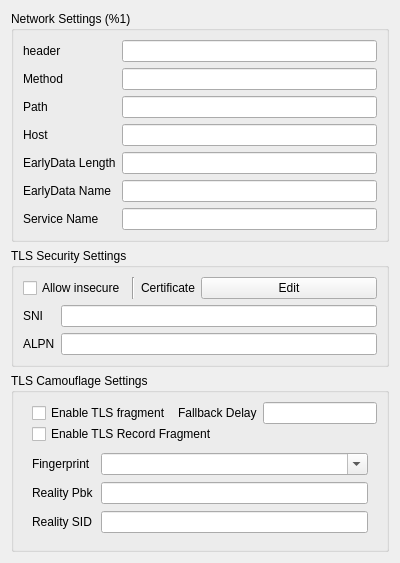
    <widget class="QWidget" name="right_all_w" native="true">
     <property name="sizePolicy">
      <sizepolicy hsizetype="Preferred" vsizetype="Maximum">
       <horstretch>0</horstretch>
       <verstretch>0</verstretch>
      </sizepolicy>
     </property>
     <property name="minimumSize">
      <size>
       <width>400</width>
       <height>0</height>
      </size>
     </property>
     <property name="toolTip">
      <string/>
     </property>
     <layout class="QVBoxLayout" name="right_layout">
      <property name="sizeConstraint">
       <enum>QLayout::SizeConstraint::SetDefaultConstraint</enum>
      </property>
      <item>
       <widget class="QGroupBox" name="network_box">
        <property name="sizePolicy">
         <sizepolicy hsizetype="Preferred" vsizetype="Maximum">
          <horstretch>0</horstretch>
          <verstretch>0</verstretch>
         </sizepolicy>
        </property>
        <property name="title">
         <string>Network Settings (%1)</string>
        </property>
        <layout class="QGridLayout" name="gridLayout">
         <item row="2" column="1">
          <widget class="MyLineEdit" name="path"/>
         </item>
         <item row="4" column="1">
          <widget class="MyLineEdit" name="ws_early_data_length"/>
         </item>
         <item row="2" column="0">
          <widget class="QLabel" name="path_l">
           <property name="toolTip">
            <string notr="true">&lt;html&gt;&lt;head/&gt;&lt;body&gt;&lt;p&gt;http path (ws/http/httpUpgrade)&lt;/p&gt;&lt;p&gt;serviceName (gRPC)&lt;/p&gt;&lt;/body&gt;&lt;/html&gt;</string>
           </property>
           <property name="text">
            <string notr="true">Path</string>
           </property>
          </widget>
         </item>
         <item row="5" column="0">
          <widget class="QLabel" name="ws_early_data_name_l">
           <property name="text">
            <string notr="true">EarlyData Name</string>
           </property>
          </widget>
         </item>
         <item row="0" column="1">
          <widget class="QLineEdit" name="headers"/>
         </item>
         <item row="1" column="1">
          <widget class="QLineEdit" name="method"/>
         </item>
         <item row="0" column="0">
          <widget class="QLabel" name="headers_l">
           <property name="sizePolicy">
            <sizepolicy hsizetype="Maximum" vsizetype="Preferred">
             <horstretch>0</horstretch>
             <verstretch>0</verstretch>
            </sizepolicy>
           </property>
           <property name="toolTip">
            <string notr="true">&lt;html&gt;&lt;head/&gt;&lt;body&gt;&lt;p&gt;Headers in space seperated key value pair:&lt;/p&gt;&lt;p&gt;key1=val1 key2=&amp;quot;multi word val2&amp;quot; &amp;quot;multi word key3&amp;quot;=val3&lt;/p&gt;&lt;/body&gt;&lt;/html&gt;</string>
           </property>
           <property name="whatsThis">
            <string>&lt;html&gt;&lt;head/&gt;&lt;body&gt;&lt;p&gt;&lt;br/&gt;&lt;/p&gt;&lt;/body&gt;&lt;/html&gt;</string>
           </property>
           <property name="text">
            <string notr="true">header</string>
           </property>
          </widget>
         </item>
         <item row="4" column="0">
          <widget class="QLabel" name="ws_early_data_length_l">
           <property name="text">
            <string notr="true">EarlyData Length</string>
           </property>
          </widget>
         </item>
         <item row="3" column="0">
          <widget class="QLabel" name="host_l">
           <property name="toolTip">
            <string notr="true">&lt;html&gt;&lt;head/&gt;&lt;body&gt;&lt;p&gt;http host (ws/http/httpUpgrade)&lt;/p&gt;&lt;/body&gt;&lt;/html&gt;</string>
           </property>
           <property name="text">
            <string notr="true">Host</string>
           </property>
          </widget>
         </item>
         <item row="3" column="1">
          <widget class="MyLineEdit" name="host"/>
         </item>
         <item row="1" column="0">
          <widget class="QLabel" name="method_l">
           <property name="toolTip">
            <string>&lt;html&gt;&lt;head/&gt;&lt;body&gt;&lt;p&gt;Method of http request, will be converted to uppercase&lt;/p&gt;&lt;/body&gt;&lt;/html&gt;</string>
           </property>
           <property name="text">
            <string>Method</string>
           </property>
          </widget>
         </item>
         <item row="8" column="0">
          <widget class="QLabel" name="service_name_l">
           <property name="text">
            <string>Service Name</string>
           </property>
          </widget>
         </item>
         <item row="8" column="1">
          <widget class="MyLineEdit" name="service_name"/>
         </item>
         <item row="5" column="1">
          <widget class="MyLineEdit" name="ws_early_data_name"/>
         </item>
        </layout>
       </widget>
      </item>
      <item>
       <widget class="QGroupBox" name="security_box">
        <property name="sizePolicy">
         <sizepolicy hsizetype="Preferred" vsizetype="Maximum">
          <horstretch>0</horstretch>
          <verstretch>0</verstretch>
         </sizepolicy>
        </property>
        <property name="title">
         <string>TLS Security Settings</string>
        </property>
        <layout class="QVBoxLayout" name="verticalLayout_2">
         <item>
          <layout class="QHBoxLayout" name="horizontalLayout">
           <item>
            <widget class="QCheckBox" name="insecure">
             <property name="sizePolicy">
              <sizepolicy hsizetype="Maximum" vsizetype="Fixed">
               <horstretch>0</horstretch>
               <verstretch>0</verstretch>
              </sizepolicy>
             </property>
             <property name="toolTip">
              <string>When enabled, V2Ray will not check the validity of the TLS certificate provided by the remote host (the security is equivalent to plaintext)</string>
             </property>
             <property name="text">
              <string>Allow insecure</string>
             </property>
            </widget>
           </item>
           <item>
            <widget class="Line" name="line">
             <property name="orientation">
              <enum>Qt::Orientation::Vertical</enum>
             </property>
            </widget>
           </item>
           <item>
            <widget class="QLabel" name="label_6">
             <property name="sizePolicy">
              <sizepolicy hsizetype="Maximum" vsizetype="Preferred">
               <horstretch>0</horstretch>
               <verstretch>0</verstretch>
              </sizepolicy>
             </property>
             <property name="toolTip">
              <string notr="true"/>
             </property>
             <property name="text">
              <string>Certificate</string>
             </property>
            </widget>
           </item>
           <item>
            <widget class="QPushButton" name="certificate_edit">
             <property name="text">
              <string notr="true">Edit</string>
             </property>
            </widget>
           </item>
          </layout>
         </item>
         <item>
          <layout class="QGridLayout" name="_3">
           <item row="1" column="0">
            <widget class="QLabel" name="label_8">
             <property name="toolTip">
              <string>Application layer protocol negotiation, clear text. Please separate them with commas.</string>
             </property>
             <property name="text">
              <string notr="true">ALPN</string>
             </property>
            </widget>
           </item>
           <item row="0" column="1">
            <widget class="MyLineEdit" name="sni"/>
           </item>
           <item row="1" column="1">
            <widget class="MyLineEdit" name="alpn"/>
           </item>
           <item row="0" column="0">
            <widget class="QLabel" name="label_5">
             <property name="toolTip">
              <string>Server name indication, clear text.</string>
             </property>
             <property name="text">
              <string notr="true">SNI</string>
             </property>
            </widget>
           </item>
          </layout>
         </item>
        </layout>
       </widget>
      </item>
      <item>
       <widget class="QGroupBox" name="tls_camouflage_box">
        <property name="sizePolicy">
         <sizepolicy hsizetype="Preferred" vsizetype="Preferred">
          <horstretch>0</horstretch>
          <verstretch>0</verstretch>
         </sizepolicy>
        </property>
        <property name="title">
         <string>TLS Camouflage Settings</string>
        </property>
        <layout class="QVBoxLayout" name="verticalLayout_6">
         <property name="spacing">
          <number>0</number>
         </property>
         <property name="sizeConstraint">
          <enum>QLayout::SizeConstraint::SetMinimumSize</enum>
         </property>
         <property name="bottomMargin">
          <number>7</number>
         </property>
         <item>
          <widget class="QWidget" name="widget" native="true">
           <property name="sizePolicy">
            <sizepolicy hsizetype="Minimum" vsizetype="Minimum">
             <horstretch>0</horstretch>
             <verstretch>0</verstretch>
            </sizepolicy>
           </property>
           <layout class="QVBoxLayout" name="verticalLayout_7">
            <property name="spacing">
             <number>0</number>
            </property>
            <property name="sizeConstraint">
             <enum>QLayout::SizeConstraint::SetMinimumSize</enum>
            </property>
            <property name="topMargin">
             <number>0</number>
            </property>
            <property name="rightMargin">
             <number>0</number>
            </property>
            <property name="bottomMargin">
             <number>0</number>
            </property>
            <item>
             <widget class="QWidget" name="widget_3" native="true">
              <layout class="QHBoxLayout" name="horizontalLayout_6">
               <property name="leftMargin">
                <number>0</number>
               </property>
               <property name="topMargin">
                <number>0</number>
               </property>
               <property name="rightMargin">
                <number>0</number>
               </property>
               <property name="bottomMargin">
                <number>0</number>
               </property>
               <item>
                <widget class="QCheckBox" name="tls_frag">
                 <property name="toolTip">
                  <string>&lt;html&gt;&lt;head/&gt;&lt;body&gt;&lt;p&gt;May degrade performance, try record fragment first&lt;/p&gt;&lt;/body&gt;&lt;/html&gt;</string>
                 </property>
                 <property name="text">
                  <string>Enable TLS fragment</string>
                 </property>
                </widget>
               </item>
               <item>
                <widget class="QLabel" name="label_3">
                 <property name="toolTip">
                  <string>&lt;html&gt;&lt;head/&gt;&lt;body&gt;&lt;p&gt;time format, like 500ms, 10ms etc&lt;/p&gt;&lt;/body&gt;&lt;/html&gt;</string>
                 </property>
                 <property name="text">
                  <string>Fallback Delay</string>
                 </property>
                </widget>
               </item>
               <item>
                <widget class="QLineEdit" name="tls_frag_fall_delay"/>
               </item>
              </layout>
             </widget>
            </item>
            <item>
             <widget class="QCheckBox" name="tls_rec_frag">
              <property name="text">
               <string>Enable TLS Record Fragment</string>
              </property>
             </widget>
            </item>
           </layout>
          </widget>
         </item>
         <item>
          <widget class="QWidget" name="widget_2" native="true">
           <layout class="QFormLayout" name="formLayout">
            <property name="horizontalSpacing">
             <number>7</number>
            </property>
            <property name="verticalSpacing">
             <number>7</number>
            </property>
            <item row="0" column="0">
             <widget class="QLabel" name="label_2">
              <property name="sizePolicy">
               <sizepolicy hsizetype="Maximum" vsizetype="Preferred">
                <horstretch>0</horstretch>
                <verstretch>0</verstretch>
               </sizepolicy>
              </property>
              <property name="text">
               <string notr="true">Fingerprint</string>
              </property>
             </widget>
            </item>
            <item row="0" column="1">
             <widget class="QComboBox" name="utlsFingerprint">
              <property name="editable">
               <bool>true</bool>
              </property>
             </widget>
            </item>
            <item row="1" column="0">
             <widget class="QLabel" name="reality_pbk_l">
              <property name="toolTip">
               <string>Reality public key. If not empty, turn TLS into REALITY.</string>
              </property>
              <property name="text">
               <string notr="true">Reality Pbk</string>
              </property>
             </widget>
            </item>
            <item row="1" column="1">
             <widget class="MyLineEdit" name="reality_pbk"/>
            </item>
            <item row="2" column="0">
             <widget class="QLabel" name="reality_sid_l">
              <property name="toolTip">
               <string>Reality short id. Accept only one value.</string>
              </property>
              <property name="text">
               <string>Reality SID</string>
              </property>
             </widget>
            </item>
            <item row="2" column="1">
             <widget class="QLineEdit" name="reality_sid"/>
            </item>
           </layout>
          </widget>
         </item>
        </layout>
       </widget>
      </item>
     </layout>
    </widget>
